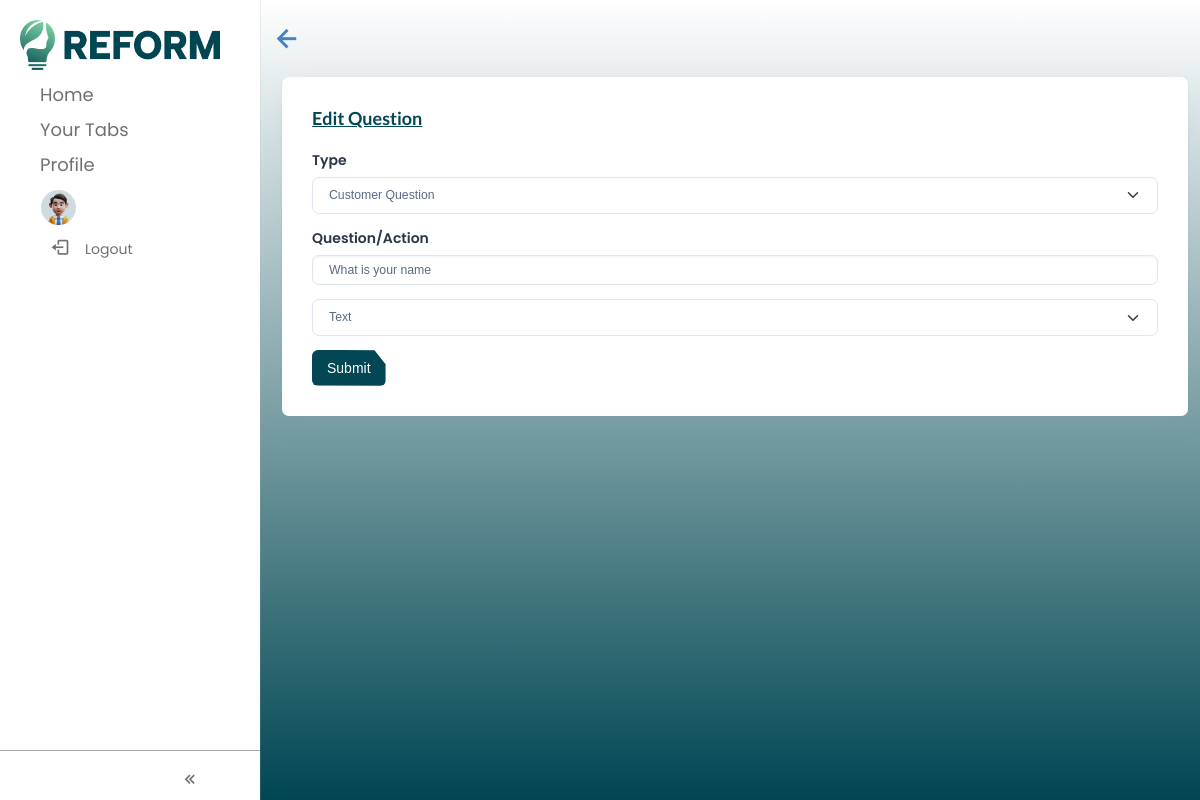
/edit_question/1, run on the app's committed database.
### question_actions_requirements_app/models.py (models this page shows, shortened)
class Questions(models.Model):
    question = models.CharField(max_length=9999, blank=True, null=True)
    type = models.CharField(max_length=9999, blank=True, null=True)
    answer_frequency = models.IntegerField(blank=True, null=True)
    order = models.IntegerField(blank=True, null=True)
    parameter = models.CharField(max_length=9999, blank=True, null=True)
    is_archive = models.BooleanField(default=False)
    is_client_archive = models.BooleanField(default=False)

### question_actions_requirements_app/views.py (the view, shortened to what this page needs)
# urls.py: path("edit_question/<int:question_id>", views.edit_question, name="edit_question"),
def edit_question(request, question_id):
    qquestion = Questions.objects.get(pk=question_id)
    return render(request, "home/edit_question.html", {"question": qquestion})

### question_actions_requirements_app/templates/home/edit_question.html (shortened to what this page needs)
{% extends "base.html" %} {% load static %}{% load custom %} {%block content%}
<div class="container-fluid" style="max-width: 1500px">
  <div class="row">
    <div class="col-lg-12 d-flex align-items-strech w-100">
      <div class="card w-100">
        <div class="card-body">
          <div
            class="d-sm-flex d-block align-items-center justify-content-between mb-9"
          >
            <div class="mb-3 mb-sm-0">
              <a href="{% url 'question_actions_requirements_app:edit_question' question.id %}">
                <h5
                  class="card-title fw-semibold text-primary text-decoration-underline"
                >
                  Edit Question
                </h5></a
              >
            </div>
          </div>
          <div>
            <form
              name="addClientForm"
              id="addClientForm"
              method="post"
              action="{% url 'question_actions_requirements_app:edit_question' question.id %} "
            >
              <div class="mb-3">
                <label for="name" class="form-label">Type</label>
                <select class="form-select" name="parameter">
                  <option {% if question.parameter == 'Customer Question' %} selected {% endif %} value="Customer Question">Customer Question</option>
                </select>
              </div>
              <div class="mb-3">
                <label for="question" class="form-label">Question/Action</label>
                <input
                  type="text"
                  class="form-control"
                  id="question"
                  name="question"
                  required
                  value="{{ question.question }}"
                />
              </div>
              <div>
              <div class="mb-3">
                <select
                  class="form-select"
                  id="tname"
                  name="type"
                  onchange="checkSeletcted(this)"
                >
                   <option {% if question.type == 'text' %} selected {% endif %} value="text">Text</option>
                                </select>
              </div>
            </div>
              </div>
              <button id="submitBtn" class="reform_btn">Submit</button>
          </div>
        </div>
      </div>
    </div>
  </div>
</div>
{% endblock content %}

### static/css/comboTreeStyle.css (style rules this page uses)
:root { --ct-bg: #fff; --ct-border-color: #e1e1e1; --ct-border-radius: 0.5rem; --ct-tree-hover: #efefef; --ct-selection: #418eff; --ct-padding: 0.5rem; }

### static/css/nav.css (style rules this page uses)
* { margin: 0; padding: 0; box-sizing: border-box; font-family: "Poppins", sans-serif; }
:root { --white-color: #fff; --blue-color: #4070f4; --grey-color: #707070; --grey-color-light: #aaa; }
body { transition: all 0.5s ease; }

### templates/base.html (style rules this page uses)
body { background-image: linear-gradient(#fff, #004652); background-attachment: fixed; margin: 0; }
.text-primary { color: #024753 !important; }
.reform_btn { width: fit-content; padding: 10px 15px; border: none; background-color: #024753; color: white; clip-path: polygon(85% 1%, 100% 40%, 100% 100%, 0 99%, 0 0); border-radius: 6px; cursor: pointer; display: flex; align-items: center; justify-content: center; }

### data on the page
Questions: parameter "Customer Question", question "What is your name", type "Text"
